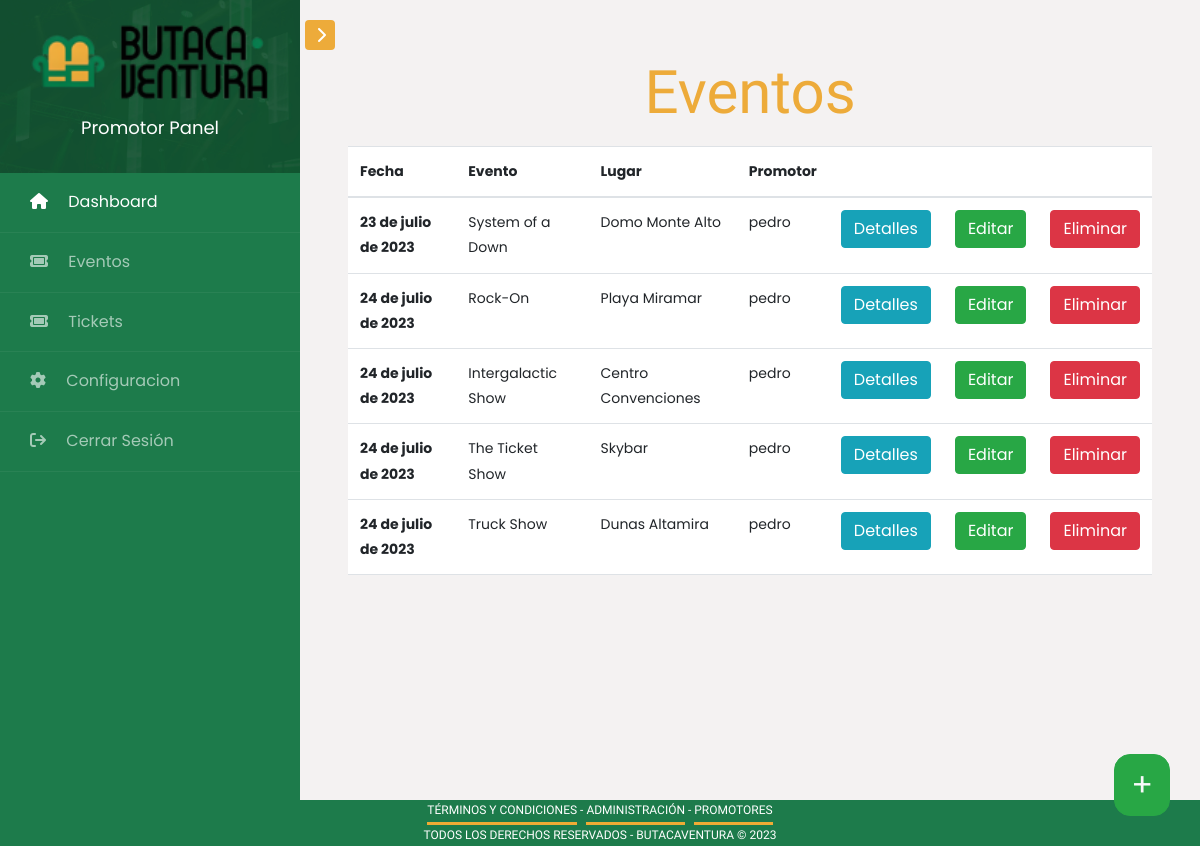
The app's page /event_list_promoter/ (signed in) with its own data.
### butaca/models.py (models this page shows, shortened)
class Event(models.Model):
    event_id = models.CharField(max_length=20, primary_key=True, unique=True)
    min_img = models.ImageField(default='', upload_to='event_galery', blank=True)
    bann_img = models.ImageField(default='', upload_to='event_galery', blank=True)
    bck_img = models.ImageField(default='', upload_to='event_galery', blank=True, null=True)
    name = models.CharField(max_length=50)
    date = models.DateField(auto_now=False, auto_now_add=False, null=True)
    location = models.CharField(max_length=50)
    state = models.ForeignKey(State, on_delete=models.CASCADE, null=True)
    city = models.ForeignKey(City, on_delete=models.CASCADE, null=True)
    country = models.ForeignKey(Country, on_delete=models.CASCADE, null=True)
    ticket_price = models.CharField(max_length=50, null=True)
    ticket_charge = models.CharField(max_length=50, null=True)
    ticket_level = models.CharField(max_length=50, null=True)
    url = models.CharField(max_length=50, null=True)
    min_price = models.CharField(max_length=50, null=True)
    max_price = models.CharField(max_length=50, null=True)
    active = models.BooleanField(default=False)
    promoter = models.ForeignKey(settings.AUTH_USER_MODEL, on_delete=models.CASCADE, related_name='promoter', null=True, blank=True)

### users/models.py (models this page shows, shortened)
class CustomUser(AbstractUser):
    user_id = models.CharField(max_length=20, primary_key=True, unique=True)
    birthday = models.DateField(auto_now=False, auto_now_add=False, null=True, blank=True)
    address = models.CharField(max_length=150, null=True)
    telephone = models.CharField(max_length=150, null=True)
    city = models.ForeignKey(City, on_delete=models.CASCADE, null=True, blank=True)
    state = models.ForeignKey(State, on_delete=models.CASCADE, null=True, blank=True)
    auth_age = models.BooleanField(default=False, blank=True)
    send_mail = models.BooleanField(default=False, blank=True)
    terms_conds = models.BooleanField(default=False, blank=True)
    status = models.CharField(max_length=50, null=True, blank=True)

### butaca/views.py (the view)
# urls.py: path('event_list_promoter/', EventListPromoterView.as_view(), name='event_list_promoter'),
class EventListPromoterView(LoginRequiredMixin, ListView):
    model = Event
    template_name = "butaca/event_list_promoter.html"
    def get_context_data(self, **kwargs):
        context = super().get_context_data(**kwargs)
        context["events"] = Event.objects.filter(promoter=self.request.user)
        return context
    @method_decorator(promoter_required)
    def dispatch(self, *args, **kwargs):
        return super().dispatch(*args, **kwargs)

### butaca/templates/butaca/event_list_promoter.html (shortened to what this page needs)
{% extends 'base_dashboard_prom.html' %}
{% block content %}
<div class="container">
    <h3 class="fontevents text-center">Eventos</h3>
</div>
<div>
    <table class="table">
        <thead>
          <tr>
            <th scope="col">Fecha</th>
            <th scope="col">Evento</th>
            <th scope="col">Lugar</th>
            <th scope="col">Promotor</th>
            <th scope="col"></th>
            <th scope="col"></th>
            <th scope="col"></th>
          </tr>
        </thead>
        <tbody>
          {% for event in events  %}
          <tr>
            <th scope="row">{{ event.date }}</th>
            <td>{{ event.name }}</td>
            <td>{{ event.location }}</td>
            <td>{{ event.promoter }}</td>
            <td class="text-end  col-1"><a class="btn btn-info" href="{% url 'event_detail_promoter' event.event_id %}">Detalles</a></td>
            <td class="text-end  col-1"><a class="btn btn-success" href="{% url 'event_update_promoter' event.event_id %}">Editar</a></td>
            <td class="text-end col-1">
              <button type="button" class="btn btn-danger" data-bs-toggle="modal" data-bs-target="#{{ event.event_id }}">
                Eliminar
              </button>
            </td>
          </tr>
          {% endfor %}
        </tbody>
    </table>
</div>
<a class="btn btn-success overflow-button px-3 rounded-4" href="{% url 'event_new_promoter' %}"><h2 class="m-auto text-light">
  +</h2>
</a>
{% endblock content %}

### static/css/main.css (style rules this page uses)
.fontevents { color: #EDAB3A; font-family: 'Comfortaa', sans-serif; font-size: 60px; }
.overflow-button { position: fixed; bottom: 30px; right: 30px; z-index: 9999; }

### records on screen
Event: date "23 de julio de 2023", name "System of a Down", location "Domo Monte Alto", promoter "pedro"
Event: date "24 de julio de 2023", name "Rock-On", location "Playa Miramar", promoter "pedro"
Event: date "24 de julio de 2023", name "Intergalactic Show", location "Centro Convenciones", promoter "pedro"
Event: date "24 de julio de 2023", name "The Ticket Show", location "Skybar", promoter "pedro"
Event: date "24 de julio de 2023", name "Truck Show", location "Dunas Altamira", promoter "pedro"
